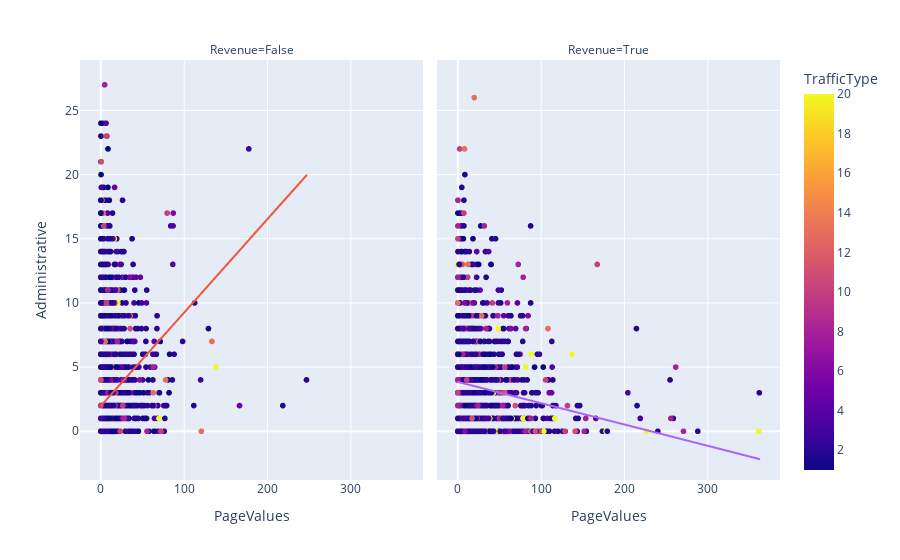

Notebook cell for this chart:
### Code cell
import plotly.express as px
fig = px.scatter(df, x="PageValues", y="Administrative",facet_col="Revenue", color="TrafficType", trendline="ols",render_mode = 'webgl' )
fig.show()

### Figure 1 — Plotly figure (JSON) as saved in the notebook; plotly's stock layout.template omitted (floating-point values rounded to 4 significant figures; data arrays with more than 128 entries replaced by an {"elided": "..."} marker saying what was removed)
{"data": [{"hoverlabel": {"namelength": 0}, "hovertemplate": "Revenue=False<br>PageValues=%{x}<br>Administrative=%{y}<br>TrafficType=%{marker.color}", "legendgroup": "", "marker": {"color": {"elided": "10422 int values"}, "coloraxis": "coloraxis", "symbol": "circle"}, "mode": "markers", "name": "", "showlegend": false, "type": "scattergl", "x": {"elided": "10422 float values"}, "xaxis": "x", "y": {"elided": "10422 int values"}, "yaxis": "y"}, {"hoverlabel": {"namelength": 0}, "hovertemplate": "<b>OLS trendline</b><br>Administrative = 0.0728195 * PageValues + 1.97384<br>R<sup>2</sup>=0.042557<br><br>Revenue=False<br>PageValues=%{x}<br>Administrative=%{y} <b>(trend)</b>", "legendgroup": "", "marker": {"symbol": "circle"}, "mode": "lines", "name": "", "showlegend": false, "type": "scattergl", "x": {"elided": "10422 float values"}, "xaxis": "x", "y": {"elided": "10422 float values"}, "yaxis": "y"}, {"hoverlabel": {"namelength": 0}, "hovertemplate": "Revenue=True<br>PageValues=%{x}<br>Administrative=%{y}<br>TrafficType=%{marker.color}", "legendgroup": "", "marker": {"color": {"elided": "1908 int values"}, "coloraxis": "coloraxis", "symbol": "circle"}, "mode": "markers", "name": "", "showlegend": false, "type": "scattergl", "x": {"elided": "1908 float values"}, "xaxis": "x2", "y": {"elided": "1908 int values"}, "yaxis": "y2"}, {"hoverlabel": {"namelength": 0}, "hovertemplate": "<b>OLS trendline</b><br>Administrative = -0.0166054 * PageValues + 3.84634<br>R<sup>2</sup>=0.024538<br><br>Revenue=True<br>PageValues=%{x}<br>Administrative=%{y} <b>(trend)</b>", "legendgroup": "", "marker": {"symbol": "circle"}, "mode": "lines", "name": "", "showlegend": false, "type": "scattergl", "x": {"elided": "1908 float values"}, "xaxis": "x2", "y": {"elided": "1908 float values"}, "yaxis": "y2"}], "layout": {"annotations": [{"font": {}, "showarrow": false, "text": "Revenue=False", "x": 0.245, "xanchor": "center", "xref": "paper", "y": 1, "yanchor": "bottom", "yref": "paper"}, {"font": {}, "showarrow": false, "text": "Revenue=True", "x": 0.755, "xanchor": "center", "xref": "paper", "y": 1, "yanchor": "bottom", "yref": "paper"}], "autosize": true, "coloraxis": {"colorbar": {"title": {"text": "TrafficType"}}, "colorscale": [[0, "#0d0887"], [0.1111, "#46039f"], [0.2222, "#7201a8"], [0.3333, "#9c179e"], [0.4444, "#bd3786"], [0.5556, "#d8576b"], [0.6667, "#ed7953"], [0.7778, "#fb9f3a"], [0.8889, "#fdca26"], [1, "#f0f921"]]}, "legend": {"tracegroupgap": 0}, "margin": {"t": 60}, "xaxis": {"anchor": "y", "autorange": true, "domain": [0, 0.49], "range": [-22.4, 384.2], "title": {"text": "PageValues"}, "type": "linear"}, "xaxis2": {"anchor": "y2", "autorange": true, "domain": [0.51, 1], "matches": "x", "range": [-22.4, 384.2], "title": {"text": "PageValues"}, "type": "linear"}, "yaxis": {"anchor": "x", "autorange": true, "domain": [0, 1], "range": [-3.747, 28.91], "title": {"text": "Administrative"}, "type": "linear"}, "yaxis2": {"anchor": "x2", "autorange": true, "domain": [0, 1], "matches": "y", "range": [-3.747, 28.91], "showticklabels": false, "type": "linear"}}}
